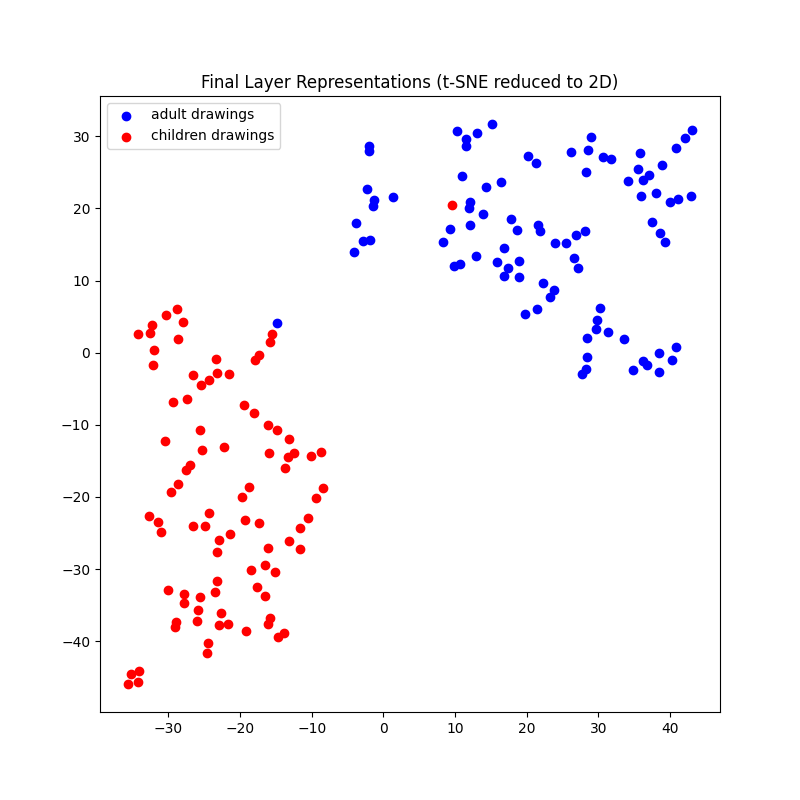

Here is the Python script that generated this plot:
import os
from PIL import Image
import torch
import torch.nn as nn
import torchvision.transforms as transforms
import torchvision.models as models
import matplotlib.pyplot as plt
from tqdm import tqdm
from sklearn.manifold import TSNE
import numpy as np


# 1. Load the images from folders A and B
def load_images_from_folder(folders):
    images = []
    for folder in folders:
        for filename in [f for f in os.listdir(folder) if f[0] != "."][0:30]:
            img_path = os.path.join(folder, filename)
            try:
                img = Image.open(img_path).convert("L")  # 'L' mode is for grayscale
            except Exception as e:
                print(f"Error loading image {filename}: {e}")
                continue  # Skip the file if it cannot be opened
            images.append(img)
    return images


# Paths to folders
folders_A = [
    "../data/adults/stimuli_G",
    "../data/adults/stimuli_I",
    "../data/adults/stimuli_R",
]

folders_B = [
    "../data/children/stimuli_G",
    "../data/children/stimuli_I",
    "../data/children/stimuli_R",
]


images_A = load_images_from_folder(folders_A)
images_B = load_images_from_folder(folders_B)

# 2. Preprocess images
transform = transforms.Compose(
    [
        transforms.Resize((224, 224)),  # Resize to the input size required by the CNN
        transforms.ToTensor(),  # Convert to tensor
        transforms.Normalize(mean=[0.5], std=[0.5]),
    ]
)

preprocessed_A = [transform(img) for img in images_A]
preprocessed_B = [transform(img) for img in images_B]

# Stack the images into batches
batch_A = torch.stack(preprocessed_A)
batch_B = torch.stack(preprocessed_B)

# 3. Load a CNN model (using ResNet18 as an example)
model = models.resnet18(pretrained=True)
# Modify the first convolutional layer to accept 1-channel (grayscale) input
model.conv1 = nn.Conv2d(1, 64, kernel_size=7, stride=2, padding=3, bias=False)
# Remove the final fully connected layer
model = nn.Sequential(*list(model.children())[:-1])
model.eval()


# 4. Extract final layer representations
def extract_features(batch):
    with torch.no_grad():
        features = model(batch)
    return features.view(features.size(0), -1)  # Flatten the features


features_A = extract_features(batch_A)
features_B = extract_features(batch_B)

# 5. Dimensionality reduction using t-SNE
# Combine features for both A and B
features_all = torch.cat([features_A, features_B])

# Perform t-SNE to reduce the dimensions to 2D for visualization
tsne = TSNE(n_components=2, random_state=42, perplexity=5)
reduced_features = tsne.fit_transform(features_all)

# Separate reduced features for A and B
reduced_A = reduced_features[: len(features_A)]
reduced_B = reduced_features[len(features_A) :]

# 6. Plot the representations with different colors for A and B
plt.figure(figsize=(8, 8))
plt.scatter(reduced_A[:, 0], reduced_A[:, 1], color="blue", label="adult drawings")
plt.scatter(reduced_B[:, 0], reduced_B[:, 1], color="red", label="children drawings")
plt.title("Final Layer Representations (t-SNE reduced to 2D)")
plt.legend()
plt.savefig("tsne.png")
